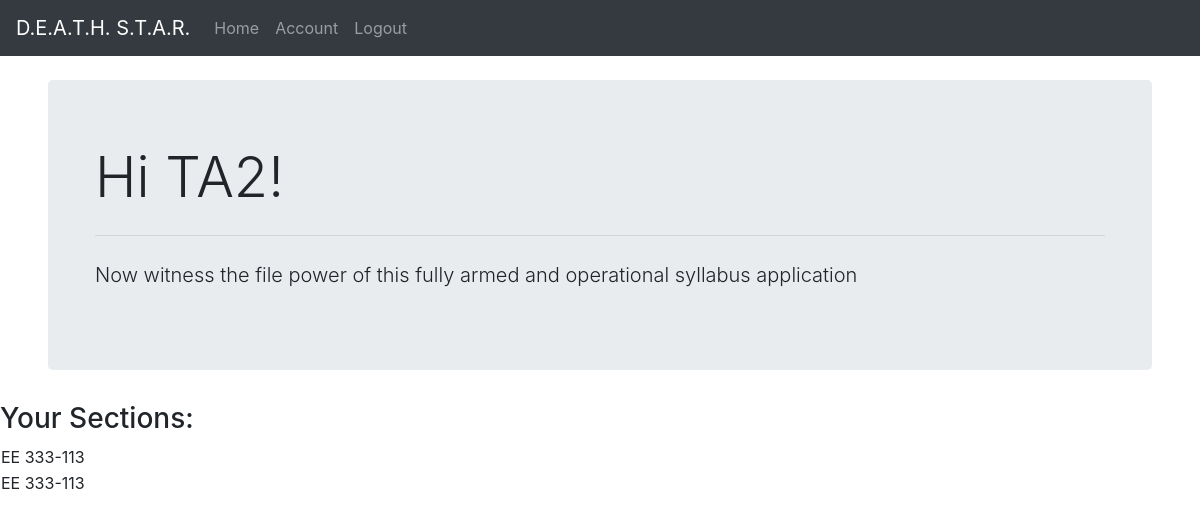
The page /home/ (signed in) on the database its author committed.
### CS351_Project/models.py (models this page shows, shortened)
class Section(models.Model):
    teachingAssistant = models.ForeignKey(TA, on_delete=models.CASCADE, null=True)
    course = models.ForeignKey(to="Course", on_delete=models.CASCADE)
    section_num = models.CharField(max_length=3)
    def __str__(self):
        return self.course.department + " " + self.course.course_num + "-" + self.section_num

class Course(models.Model):
    instructor = models.ForeignKey(Instructor, on_delete=models.CASCADE, null=True)
    department = models.CharField(max_length=20)
    course_num = models.CharField(max_length=3)

### CS351_Project/views.py (the view, shortened to what this page needs)
# urls.py: 2. Add a URL to urlpatterns:  path('', Home.as_view(), name='home')
@method_decorator(decorators, name='get')
class Home(View):
    def get(self, request):
        currentUser = request.user
        currentTA = TA()
        currentInstr = Instructor()
        currentSections = Section()
        currentCourses = Course()
        try:
            currentTA = TA.objects.get(user=currentUser)
            currentSections = Section.objects.filter(teachingAssistant=currentTA)
        except TA.DoesNotExist:
            currentTA = None
        if currentTA is None:
            try:
                currentInstr = Instructor.objects.get(user=currentUser)
                currentCourses = Course.objects.filter(instructor=currentInstr)
            except Instructor.DoesNotExist:
                currentInstr = None
        return render(request, "home2.html", {"ta": currentTA, "instr": currentInstr,
            "courses": currentCourses, "sections": currentSections})

### templates/home2.html (shortened to what this page needs)
{% extends 'base.html' %}
{% block content %}
  <div class="jumbotron ml-5 mr-5">
        <div class="container">
            <h5 class="display-4">Hi {{ user.username }}!</h5>
            <hr class="my-4">
            <p class="lead">Now witness the file power of this fully armed and operational syllabus application</p>
        </div>
    </div>
    {% if ta != None %}
        <h3>Your Sections:</h3>
        <table>
        {% for i in sections %}
                <tr>
                   <td>{{ i }}
                </tr>
        {% endfor %}
        </table>
    {% endif %}
{% endblock %}

### rows shown on the page
Section: course+section_num "EE 333-113"
Section: course+section_num "EE 333-113"

### other values the page prints
{{ user.username }} "TA2"
